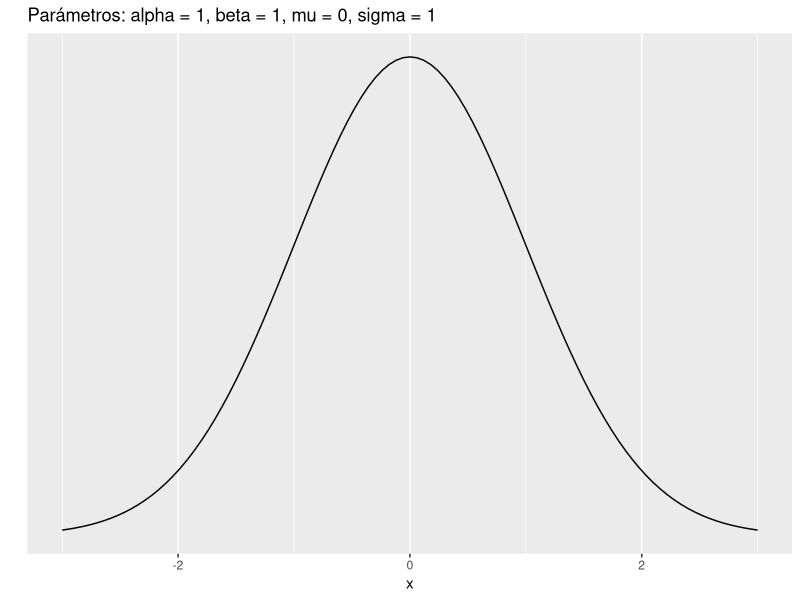
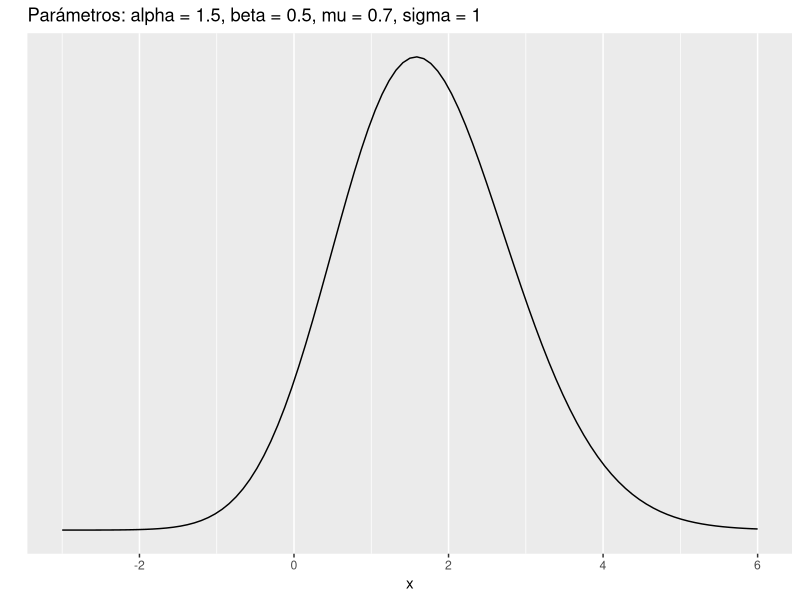
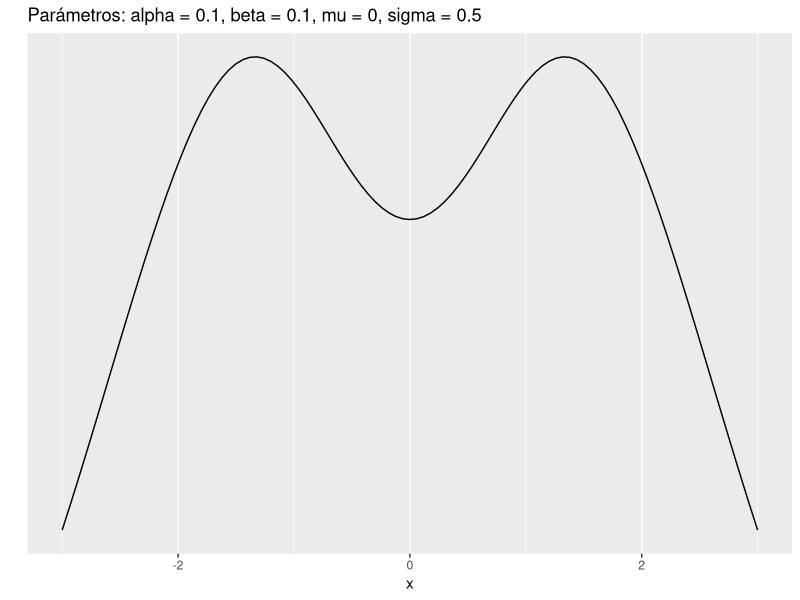
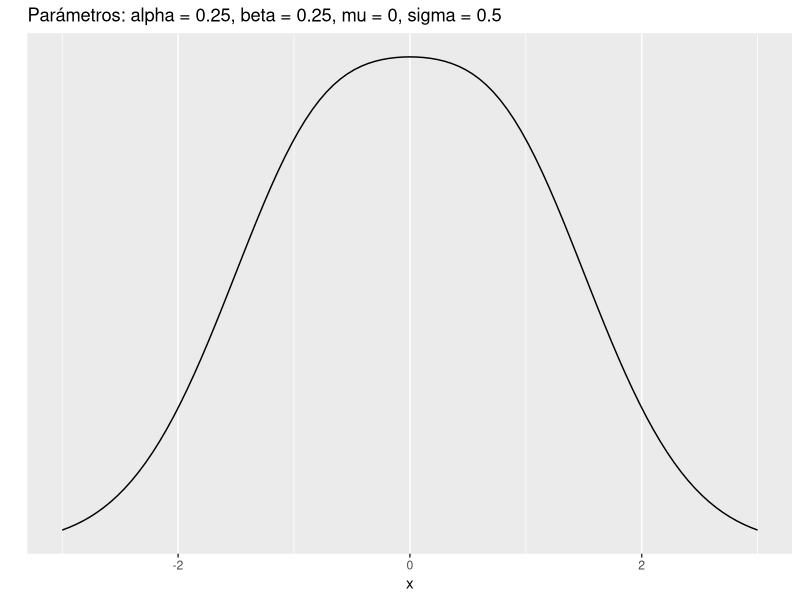
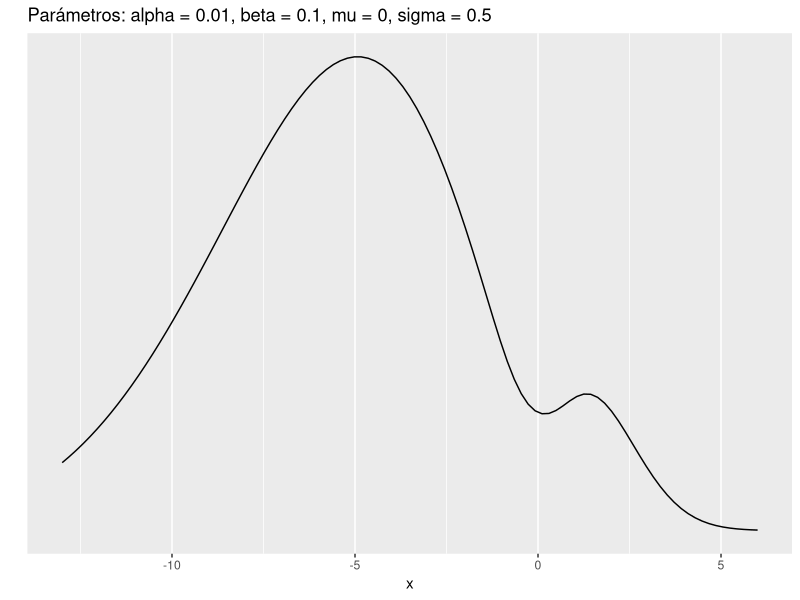
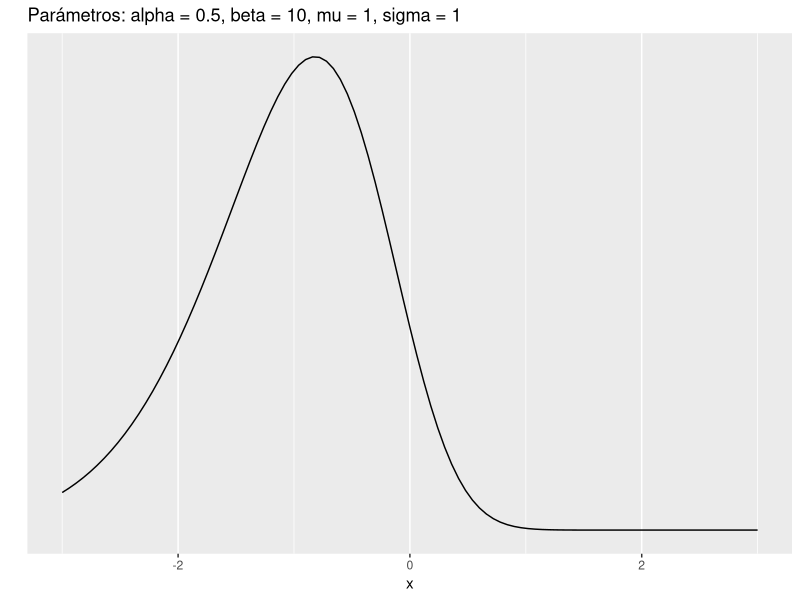
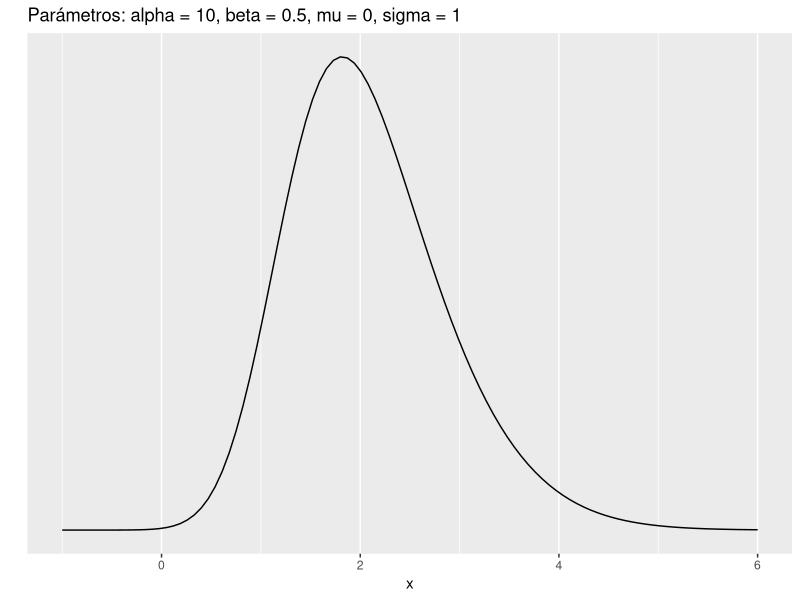
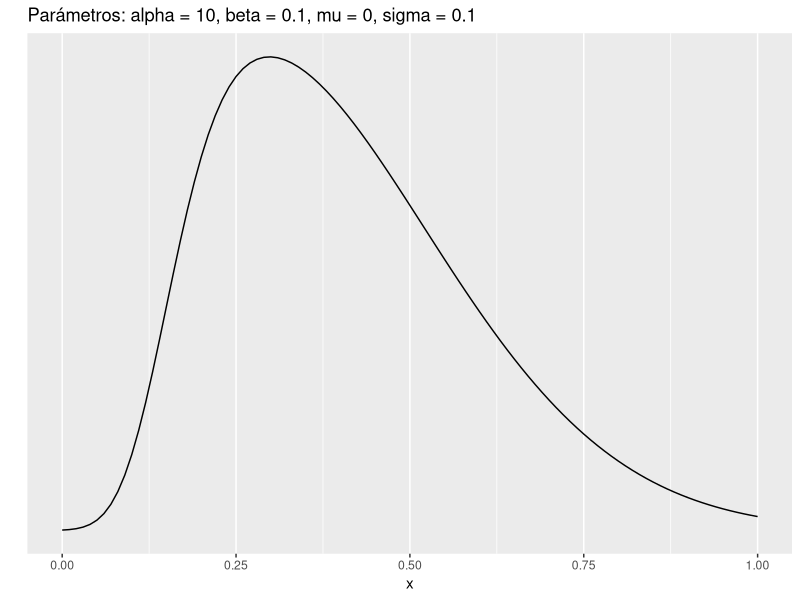

R code for these plots, in order:
library(VGAM)
library(ggplot2)
set.seed(1)       # for reproducible example
alfa=1;beta=1;mu=0;sigma=1

p1 <- ggplot(data = data.frame(x = c(-3, 3)), aes(x), colour = "blue") +
  stat_function(fun = dbetanorm, n = 101, 
                args = list(shape1=alfa,shape2=beta,mean=mu,sd=sigma)) + 
  ylab("") + scale_y_continuous(breaks = NULL) +
  ggtitle(paste0("Parámetros: alpha = ",alfa,", beta = ",beta
                 ,", mu = ",mu,", sigma = ",sigma))

p1


alfa=1.5;beta=.5;mu=.7;sigma=1

p1 <- ggplot(data = data.frame(x = c(-3, 6)), aes(x), colour = "blue") +
  stat_function(fun = dbetanorm, n = 101, 
                args = list(shape1=alfa,shape2=beta,mean=mu,sd=sigma)) + 
  ylab("") + scale_y_continuous(breaks = NULL) +
  ggtitle(paste0("Parámetros: alpha = ",alfa,", beta = ",beta
                 ,", mu = ",mu,", sigma = ",sigma))

p1

alfa=.1;beta=.1;mu=0;sigma=.5

p1 <- ggplot(data = data.frame(x = c(-3, 3)), aes(x), colour = "blue") +
  stat_function(fun = dbetanorm, n = 101, 
                args = list(shape1=alfa,shape2=beta,mean=mu,sd=sigma)) + 
  ylab("") + scale_y_continuous(breaks = NULL) +
  ggtitle(paste0("Parámetros: alpha = ",alfa,", beta = ",beta
                 ,", mu = ",mu,", sigma = ",sigma))

p1

alfa=.25;beta=.25;mu=0;sigma=.5

p1 <- ggplot(data = data.frame(x = c(-3, 3)), aes(x), colour = "blue") +
  stat_function(fun = dbetanorm, n = 101, 
                args = list(shape1=alfa,shape2=beta,mean=mu,sd=sigma)) + 
  ylab("") + scale_y_continuous(breaks = NULL) +
  ggtitle(paste0("Parámetros: alpha = ",alfa,", beta = ",beta
                 ,", mu = ",mu,", sigma = ",sigma))
p1


alfa=.01;beta=.1;mu=0;sigma=.5

p1 <- ggplot(data = data.frame(x = c(-13, 6)), aes(x), colour = "blue") +
  stat_function(fun = dbetanorm, n = 101, 
                args = list(shape1=alfa,shape2=beta,mean=mu,sd=sigma)) + 
  ylab("") + scale_y_continuous(breaks = NULL) +
  ggtitle(paste0("Parámetros: alpha = ",alfa,", beta = ",beta
                 ,", mu = ",mu,", sigma = ",sigma))

p1

alfa=.5;beta=10;mu=1;sigma=1

p1 <- ggplot(data = data.frame(x = c(-3, 3)), aes(x), colour = "blue") +
  stat_function(fun = dbetanorm, n = 101, 
                args = list(shape1=alfa,shape2=beta,mean=mu,sd=sigma)) + 
  ylab("") + scale_y_continuous(breaks = NULL) +
  ggtitle(paste0("Parámetros: alpha = ",alfa,", beta = ",beta
                 ,", mu = ",mu,", sigma = ",sigma))

p1

alfa=10;beta=.5;mu=0;sigma=1

p1 <- ggplot(data = data.frame(x = c(-1, 6)), aes(x), colour = "blue") +
  stat_function(fun = dbetanorm, n = 101, 
                args = list(shape1=alfa,shape2=beta,mean=mu,sd=sigma)) + 
  ylab("") + scale_y_continuous(breaks = NULL) +
  ggtitle(paste0("Parámetros: alpha = ",alfa,", beta = ",beta
                 ,", mu = ",mu,", sigma = ",sigma))

p1

alfa=10;beta=.1;mu=0;sigma=.1

p1 <- ggplot(data = data.frame(x = c(-0, 1)), aes(x), colour = "blue") +
  stat_function(fun = dbetanorm, n = 101, 
                args = list(shape1=alfa,shape2=beta,mean=mu,sd=sigma)) + 
  ylab("") + scale_y_continuous(breaks = NULL) +
  ggtitle(paste0("Parámetros: alpha = ",alfa,", beta = ",beta
                 ,", mu = ",mu,", sigma = ",sigma))

p1
